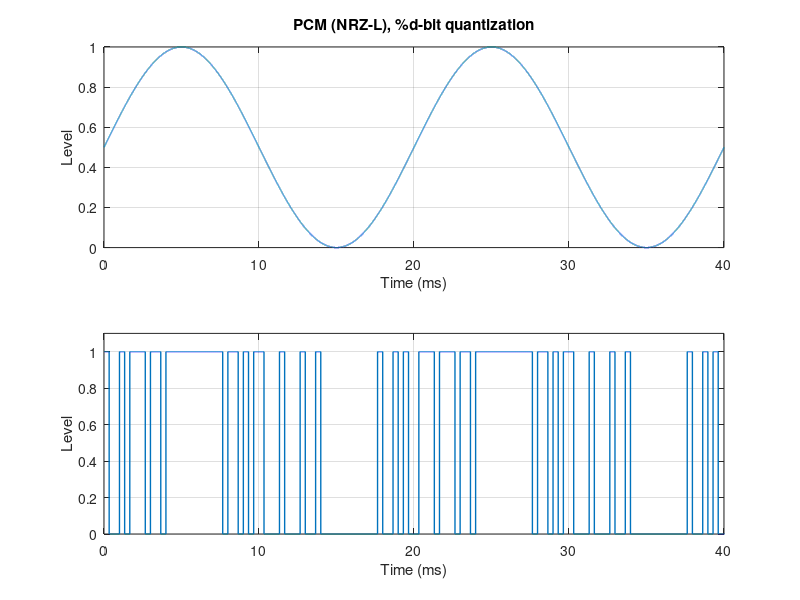

The MATLAB source for this figure:
clear; clc; close all;

% ===== Parameters =====
Fs      = 1e6;               % 連續時間模擬取樣率 (Hz)
Ts      = 1/Fs;
fm      = 50;                % 訊號(類比message)頻率 (Hz)
Amsg    = 1;                 % 訊號振幅 (±1 範圍)
Tobs    = 0.12;              % 觀察時間 (s)
%Tobs    = 0.5;

Fp      = 1e3;               % 脈衝重複頻率 (pulse repetition frequency, Hz)
Tp      = 1/Fp;              % 脈衝週期
tau_pam = 0.20 * Tp;         % PAM 脈衝寬度
tau_ppm = 0.02 * Tp;         % PPM 單脈衝寬度（短）
Nb      = 3;                 % PCM 量化位元數（例：3 bits 對應 8 階）

show_window_T = 2 / fm;     

% ===== Time and message =====
t  = 0 : Ts : Tobs - Ts;
m  = Amsg * sin(2*pi*fm*t);             % 原始訊號（範圍約 [-1,1]）
mn = (m + 1)/2;                         % 轉為 [0,1]，方便做比較/定位

% ====== PCM (Pulse Code Modulation, NRZ-L 線碼) ======
% 1) 取樣（每 Tp 一次） 2) 量化（Nb bits） 3) 編碼成位元串並以 NRZ-L 送出
tn_samp  = 0:Tp:(Tobs-Tp);                      % 取樣時刻
m_samp   = Amsg*sin(2*pi*fm*tn_samp);          % 每個週期取一個 sample
L        = 2^Nb;
q_index  = round( (m_samp+1)/2 * (L-1) );      % 量化到 0..L-1（midrise 類）
% 轉位元（MSB first）
bits_mat = dec2bin(q_index, Nb) - '0';         % size: [Nsamp x Nb]
bitstream= reshape(bits_mat.', 1, []);         % 逐列展平
Tb       = Tp / Nb;                            % 一個取樣對應 Nb bits → 每 bit 時長
spb      = max(1, round(Tb*Fs));               % 每 bit 對應的樣本數
pcm_nrz  = repelem(bitstream, spb);            % NRZ-L 方波（0→0V, 1→1V）
t_pcm    = (0:length(pcm_nrz)-1) / Fs;


% ====== Plot ======
win = t <= show_window_T;        % 截前幾個週期讓圖更清楚
figure('Name','PCM');

subplot(2,1,1);
plot(t(win)*1e3, mn(win),'LineWidth',1);hold on;
%plot(t(win)*1e3, ramp01(win),'LineWidth',1);
grid on; xlabel('Time (ms)'); ylabel('m(t)');
title('Message (analog)');
grid on; xlabel('Time (ms)'); ylabel('Level');
title('PCM (NRZ-L), %d-bit quantization');

subplot(2,1,2);
plot(t_pcm*1e3, pcm_nrz,'LineWidth',1);
xlim([0, show_window_T*1e3]); grid on;
xlabel('Time (ms)'); ylabel('Level');
%title(sprintf('PCM (NRZ-L), %d-bit quantization', Nb));
ylim([0 1.1]);  
